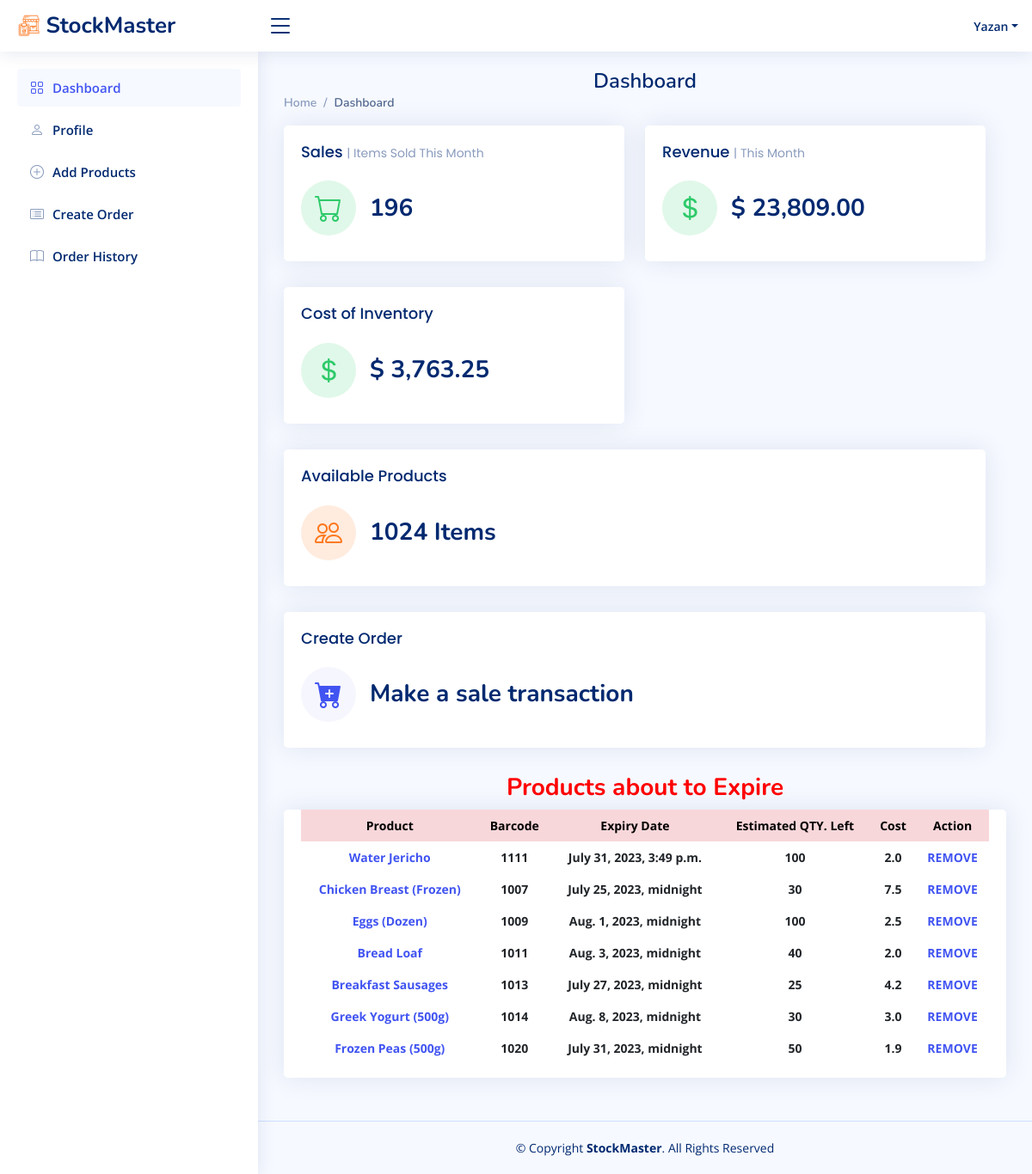
The page /dashboard/ (signed in) on the database its author committed.
### StockMaster_app/models.py (models this page shows)
class User(models.Model):
    f_name = models.CharField(max_length=255)
    l_name = models.CharField(max_length=255)
    s_name = models.CharField(max_length=255)
    email = models.CharField(max_length=255)
    password = models.CharField(max_length=255)
    created_at = models.DateTimeField(auto_now_add=True)
    updated_at = models.DateTimeField(auto_now=True)
    objects = UserManager()

class Prodcut(models.Model):
    p_name = models.CharField(max_length=255)
    p_barcode = models.IntegerField()
    expire_date = models.DateTimeField()
    cost = models.FloatField()
    qty = models.IntegerField()
    user = models.ForeignKey(User, on_delete=models.CASCADE, related_name='products')
    created_at = models.DateTimeField(auto_now_add=True)
    updated_at = models.DateTimeField(auto_now=True)

### StockMaster_app/views.py (the view)
# urls.py: path('dashboard/', views.dashboard, name='dashboard'),
def dashboard(request):
    current_date = timezone.now().date()
    user = check_session(request)
    if user:
        products = Prodcut.objects.filter(user=user)
    warning_products = []
    for product in products:
        days_delta = (product.expire_date.date() - current_date).days
        if days_delta <= 10:
            warning_products.append(product)
    products = Prodcut.objects.all()
    total_cost = 0
    formatted_total_cost = '0'
    for product in products:
        total_cost += product.qty * product.cost
        formatted_total_cost = "{:,.2f}".format(total_cost)
    products = Prodcut.objects.all()
    orders = Order.objects.all()
    total_qty = 0
    for product in products:
        total_qty += product.qty
    total_items_sold = 0
    for order in orders:
        total_qty -= order.qty_sell
        total_items_sold += order.qty_sell
    thirty_days_ago = timezone.now() - timedelta(days=30)
    orders_last_30_days = Order.objects.filter(created_at__gte = thirty_days_ago)
    totalValue_30days = 0
    formatted_totalValue_30days = 0
    for order in orders_last_30_days:
        totalValue_30days += order.totalValue
        formatted_totalValue_30days = "{:,.2f}".format(totalValue_30days)
    user = check_session(request)
    context = {
        'products': warning_products,
        'user' : user,
        'formatted_total_cost' : formatted_total_cost,
        'total_qty': total_qty,
        'total_items_sold' : total_items_sold,
        'formatted_totalValue_30days' : formatted_totalValue_30days,
    }
    return render(request, 'dashboard.html', context)

### StockMaster_app/models.py (called while the page is built)
    @property
    def totalValue(self):
        return self.p_price * self.qty_sell

### StockMaster_app/views.py (called while the page is built)
def check_session(request):
    if request.session.has_key('user') == True:
        user_session = User.objects.get(id=request.session['user'])
    else:
        user_session = False
    return user_session

### StockMaster_app/templates/dashboard.html (shortened to what this page needs)
{% load static %}
<!DOCTYPE html>
<html lang="en">
<head>
  <link rel="stylesheet" href="{% static 'vendor/bootstrap/css/bootstrap.min.css' %}">
  <link rel="stylesheet" href="{% static 'vendor/bootstrap-icons/bootstrap-icons.css' %}">
  <link rel="stylesheet" href="{% static 'vendor/boxicons/css/boxicons.min.css' %}">
  <link rel="stylesheet" href="{% static 'vendor/quill/quill.snow.css' %}">
  <link rel="stylesheet" href="{% static 'vendor/quill/quill.bubble.css' %}">
  <link rel="stylesheet" href="{% static 'vendor/remixicon/remixicon.css' %}">
  <link rel="stylesheet" href="{% static 'vendor/simple-datatables/style.css' %}">
  <link rel="stylesheet" href="{% static 'style.css' %}">
</head>
<body>
  <header id="header" class="header fixed-top d-flex align-items-center">
    <div class="d-flex align-items-center justify-content-between">
      <a href="#" class="logo d-flex align-items-center">
        <img src="{% static 'img/logo.png' %}" alt="">
        <span class="d-none d-lg-block">StockMaster</span>
      </a>
      <i class="bi bi-list toggle-sidebar-btn"></i>
    </div>
    <nav class="header-nav ms-auto">
      <ul class="d-flex align-items-center">
        <li class="nav-item dropdown pe-3">
          <a class="nav-link nav-profile d-flex align-items-center pe-0" href="#" data-bs-toggle="dropdown">
            <span class="d-none d-md-block dropdown-toggle ps-2">{{user.f_name}}</span>
          </a>
        </li>
      </ul>
    </nav>
  </header>
  {% if user %}
  <aside id="sidebar" class="sidebar">
    <ul class="sidebar-nav" id="sidebar-nav">
      <li class="nav-item">
        <a class="nav-link " href="/dashboard">
          <i class="bi bi-grid"></i>
          <span>Dashboard</span>
        </a>
      </li>
      <li class="nav-item">
        <a class="nav-link collapsed" href="/dashboard/profile">
          <i class="bi bi-person"></i>
          <span>Profile</span>
        </a>
      </li>
      <li class="nav-item">
        <a class="nav-link collapsed" href="/display_products">
          <i class="bi bi-plus-circle"></i>
          <span>Add Products</span>
        </a>
      </li>
      <li class="nav-item">
        <a class="nav-link collapsed" href="/order_page">
          <i class="bi bi-card-list"></i>
          <span>Create Order</span>
        </a>
      </li>
      <li class="nav-item">
        <a class="nav-link collapsed" href="{% url 'SM_app:display_orders_page' %}">
          <i class="bi bi-book"></i>
            <span>Order History</span>
        </a>
    </li>
    </ul>
  </aside>
  <main id="main" class="main">
    <div class="pagetitle">
      <h1>Dashboard</h1>
      <nav>
        <ol class="breadcrumb">
          <li class="breadcrumb-item"><a href="/dashboard">Home</a></li>
          <li class="breadcrumb-item active">Dashboard</li>
        </ol>
      </nav>
    </div>
    <section class="section dashboard">
      <div class="row">
          <div class="row">
            <div class="col-xxl-4 col-md-6">
              <div class="card info-card revenue-card">
                <div class="card-body">
                  <h5 class="card-title">Sales <span>| Items Sold This Month</span></h5>
                  <div class="d-flex align-items-center">
                    <div class="card-icon rounded-circle d-flex align-items-center justify-content-center">
                      <i class="bi bi-cart"></i>
                    </div>
                    <div class="ps-3">
                      <h6>{{total_items_sold}}</h6>
                    </div>
                  </div>
                </div>
              </div>
            </div>
            <div class="col-xxl-4 col-md-6">
              <div class="card info-card revenue-card">
                <div class="card-body">
                  <h5 class="card-title">Revenue <span>| This Month</span></h5>
                  <div class="d-flex align-items-center">
                    <div class="card-icon rounded-circle d-flex align-items-center justify-content-center">
                      <i class="bi bi-currency-dollar"></i>
                    </div>
                    <div class="ps-3">
                      <h6> $ {{formatted_totalValue_30days}} </h6>
                    </div>
                  </div>
                </div>
              </div>
            </div>
            <div class="col-xxl-4 col-md-6">
              <div class="card info-card revenue-card">
                <div class="card-body">
                  <h5 class="card-title">Cost of Inventory</h5>
                  <div class="d-flex align-items-center">
                    <div class="card-icon rounded-circle d-flex align-items-center justify-content-center">
                      <i class="bi bi-currency-dollar"></i>
                    </div>
                    <div class="ps-3">
                      <h6>$ {{ formatted_total_cost }}</h6>
                    </div>
                  </div>
                </div>
              </div>
            </div>
          </div>
          <div class="row">
            <div class="col-xxl-4 col-xl-12">
              <a href="/all_product">
                <div class="card info-card customers-card">
                  <div class="card-body">
                    <h5 class="card-title">Available Products</span></h5>
                    <div class="d-flex align-items-center">
                      <div class="card-icon rounded-circle d-flex align-items-center justify-content-center">
                        <i class="bi bi-people"></i>
                      </div>
                      <div class="ps-3">
                        <h6>{{ total_qty }} Items</h6>
                      </div>
                    </div>
                  </div>
                </div>
              </a>
            </div>
            <div class="col-xxl-4 col-xl-12">
              <a href="/order_page">
                <div class="card info-card sales-card">
                  <div class="card-body">
                    <h5 class="card-title">Create Order</span></h5>
                    <div class="d-flex align-items-center">
                      <div class="card-icon rounded-circle d-flex align-items-center justify-content-center">
                        <i class="bi bi-cart-plus-fill"></i>
                      </div>
                      <div class="ps-3">
                        <h6>Make a sale transaction</h6>
                      </div>
                    </div>
                  </div>
              </a>
            </div>
          </div>
        </div>
      <h3>
        <strong>Products about to Expire</strong>
    </h3>
    <div class="col-12">
        <div class="card top-selling overflow-auto">
            <div class="card-body pb-0">
                <table class="table table-borderless">
                    <thead>
                        <tr class="table-danger">
                            <th scope="col">Product</th>
                            <th scope="col">Barcode</th>
                            <th scope="col">Expiry Date</th>
                            <th scope="col">Estimated QTY. Left</th>
                            <th scope="col">Cost</th>
                            <th scope="col">Action</th>
                        </tr>
                    </thead>
                    <tbody>
                        {% for product in products %}
                        <tr>
                            <th scope="row">
                                <a href="#">{{ product.p_name }}</a>
                            </th>
                            <td class="fw-bold">{{ product.p_barcode }}</td>
                            <td class="fw-bold">{{ product.expire_date }}</td>
                            <td class="fw-bold">{{ product.qty }}</td>
                            <td class="fw-bold">{{ product.cost }}</td>
                            <td class="fw-bold">
                              <a href="{% url 'SM_app:remove_product_process' product_id=product.id %}">REMOVE</a>
                            </td>
                        </tr>
                        {% endfor %}
                    </tbody>
                </table>
            </div>
        </div>
    </div>
    </section>
  </main>
  <footer id="footer" class="footer">
    <div class="copyright">
      &copy; Copyright <strong><span>StockMaster</span></strong>. All Rights Reserved
    </div>
  </footer>
  {% endif %}
</body>
</html>

### StockMaster_app/static/style.css (style rules this page uses)
:root { scroll-behavior: smooth; }
body { font-family: "Open Sans", sans-serif; background: #f6f9ff; color: #444444; }
a { color: #4154f1; text-decoration: none; }
h1, h2, h3, h4, h5, h6 { font-family: "Nunito", sans-serif; }
#main { margin-top: 60px; padding: 20px 30px; transition: all 0.3s; }
.pagetitle { margin-bottom: 10px; }
.pagetitle h1 { font-size: 24px; margin-bottom: 0; font-weight: 600; color: #012970; }
.card { margin-bottom: 30px; border: none; border-radius: 5px; box-shadow: 0px 0 30px rgba(1, 41, 112, 0.1); }
.card-title { padding: 20px 0 15px 0; font-size: 18px; font-weight: 500; color: #012970; font-family: "Poppins", sans-serif; }
.card-title span { color: #899bbd; font-size: 14px; font-weight: 400; }
.card-body { padding: 0 20px 20px 20px; }
.breadcrumb { font-size: 14px; font-family: "Nunito", sans-serif; color: #899bbd; font-weight: 600; }
.breadcrumb a { color: #899bbd; transition: 0.3s; }
.breadcrumb .breadcrumb-item::before { color: #899bbd; }
.breadcrumb .active { color: #51678f; font-weight: 600; }
.logo { line-height: 1; }
@media (min-width: 1200px) { .logo { width: 280px; } }
.logo img { max-height: 26px; margin-right: 6px; }
.logo span { font-size: 26px; font-weight: 700; color: #012970; font-family: "Nunito", sans-serif; }
.header { transition: all 0.5s; z-index: 997; height: 60px; box-shadow: 0px 2px 20px rgba(1, 41, 112, 0.1); background-color: #fff; padding-left: 20px; }
.header .toggle-sidebar-btn { font-size: 32px; padding-left: 10px; cursor: pointer; color: #012970; }
.header-nav ul { list-style: none; }
.header-nav>ul { margin: 0; padding: 0; }
.header-nav .nav-profile { color: #012970; }
.header-nav .nav-profile span { font-size: 14px; font-weight: 600; }
.sidebar { position: fixed; top: 60px; left: 0; bottom: 0; width: 300px; z-index: 996; transition: all 0.3s; padding: 20px; overflow-y: auto; scrollbar-width: thin; scrollbar-color: #aab7cf transparent; box-shadow: 0px 0px 20px rgba(1, 41, 112, 0.1); background-color: #fff; }
@media (min-width: 1200px) { #main, #footer { margin-left: 300px; } }
.sidebar-nav { padding: 0; margin: 0; list-style: none; }
.sidebar-nav li { padding: 0; margin: 0; list-style: none; }
.sidebar-nav .nav-item { margin-bottom: 5px; }
.sidebar-nav .nav-link { display: flex; align-items: center; font-size: 15px; font-weight: 600; color: #4154f1; transition: 0.3; background: #f6f9ff; padding: 10px 15px; border-radius: 4px; }
.sidebar-nav .nav-link i { font-size: 16px; margin-right: 10px; color: #4154f1; }
.sidebar-nav .nav-link.collapsed { color: #012970; background: #fff; }
.sidebar-nav .nav-link.collapsed i { color: #899bbd; }
.dashboard .info-card { padding-bottom: 10px; }
.dashboard .info-card h6 { font-size: 28px; color: #012970; font-weight: 700; margin: 0; padding: 0; }
.dashboard .card-icon { font-size: 32px; line-height: 0; width: 64px; height: 64px; flex-shrink: 0; flex-grow: 0; }
.dashboard .sales-card .card-icon { color: #4154f1; background: #f6f6fe; }
.dashboard .revenue-card .card-icon { color: #2eca6a; background: #e0f8e9; }
.dashboard .customers-card .card-icon { color: #ff771d; background: #ffecdf; }
.dashboard .top-selling { font-size: 14px; }
.dashboard .top-selling .table thead { background: #f6f6fe; }
.dashboard .top-selling .table thead th { border: 0; }
.dashboard .top-selling .table tbody td { vertical-align: middle; }
.footer { padding: 20px 0; font-size: 14px; transition: all 0.3s; border-top: 1px solid #cddfff; }
.footer .copyright { text-align: center; color: #012970; }

### StockMaster_app/templates/dashboard.html (style rules this page uses)
h1, h3 { text-align: center; color: red; }
.col-12 { text-align: center; }

### rows shown on the page
User: f_name "Yazan"
Prodcut: p_name "Water Jericho", p_barcode "1111", expire_date "July 31, 2023, 3:49 p.m.", qty "100", cost "2.0"
Prodcut: p_name "Chicken Breast (Frozen)", p_barcode "1007", expire_date "July 25, 2023, midnight", qty "30", cost "7.5"
Prodcut: p_name "Eggs (Dozen)", p_barcode "1009", expire_date "Aug. 1, 2023, midnight", qty "100", cost "2.5"
Prodcut: p_name "Bread Loaf", p_barcode "1011", expire_date "Aug. 3, 2023, midnight", qty "40", cost "2.0"
Prodcut: p_name "Breakfast Sausages", p_barcode "1013", expire_date "July 27, 2023, midnight", qty "25", cost "4.2"
Prodcut: p_name "Greek Yogurt (500g)", p_barcode "1014", expire_date "Aug. 8, 2023, midnight", qty "30", cost "3.0"
Prodcut: p_name "Frozen Peas (500g)", p_barcode "1020", expire_date "July 31, 2023, midnight", qty "50", cost "1.9"

### other values the page prints
{{ total_items_sold }} "196"
{{ total_qty }} "1024"
